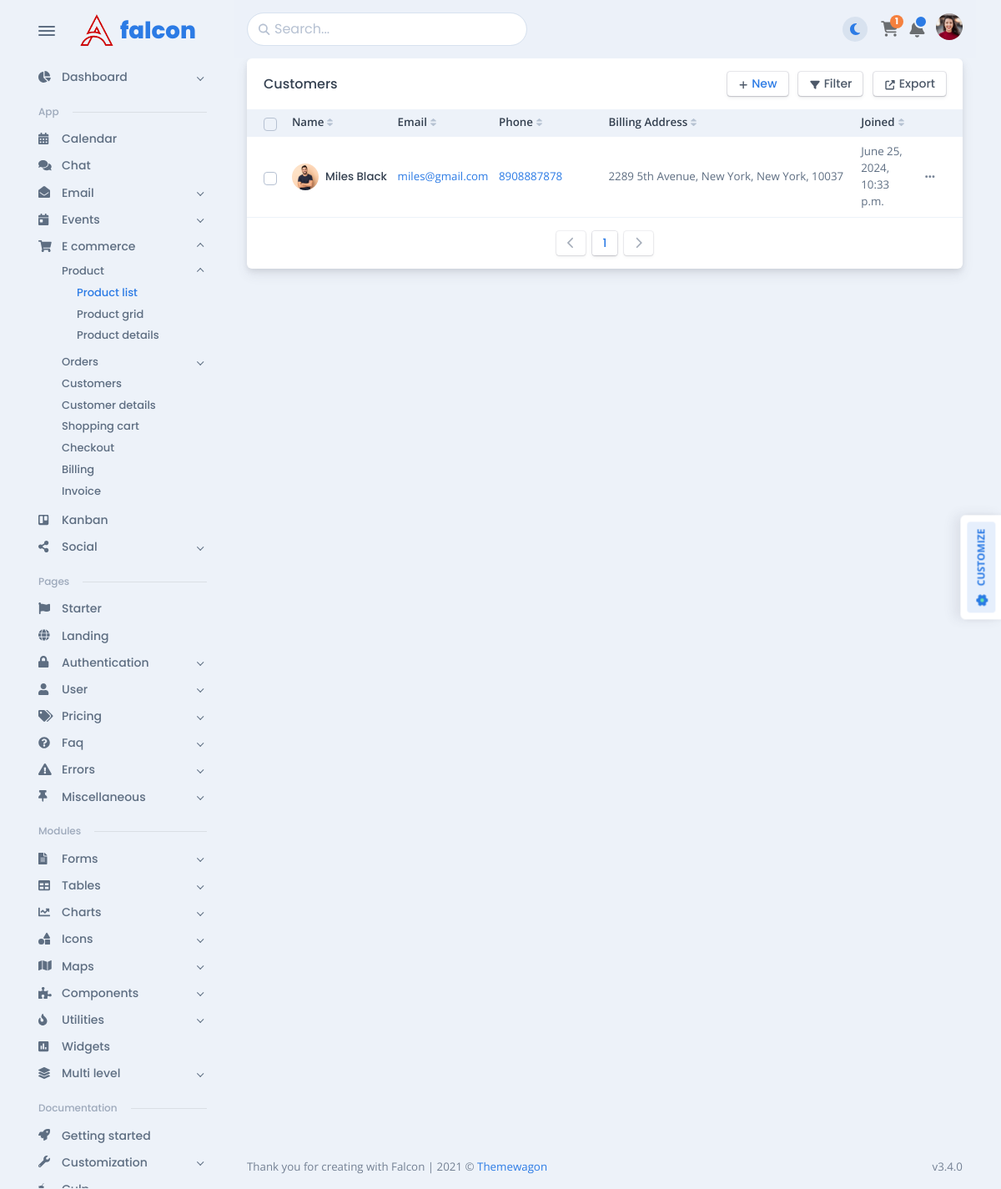
Before: /customers/ with the older database file.
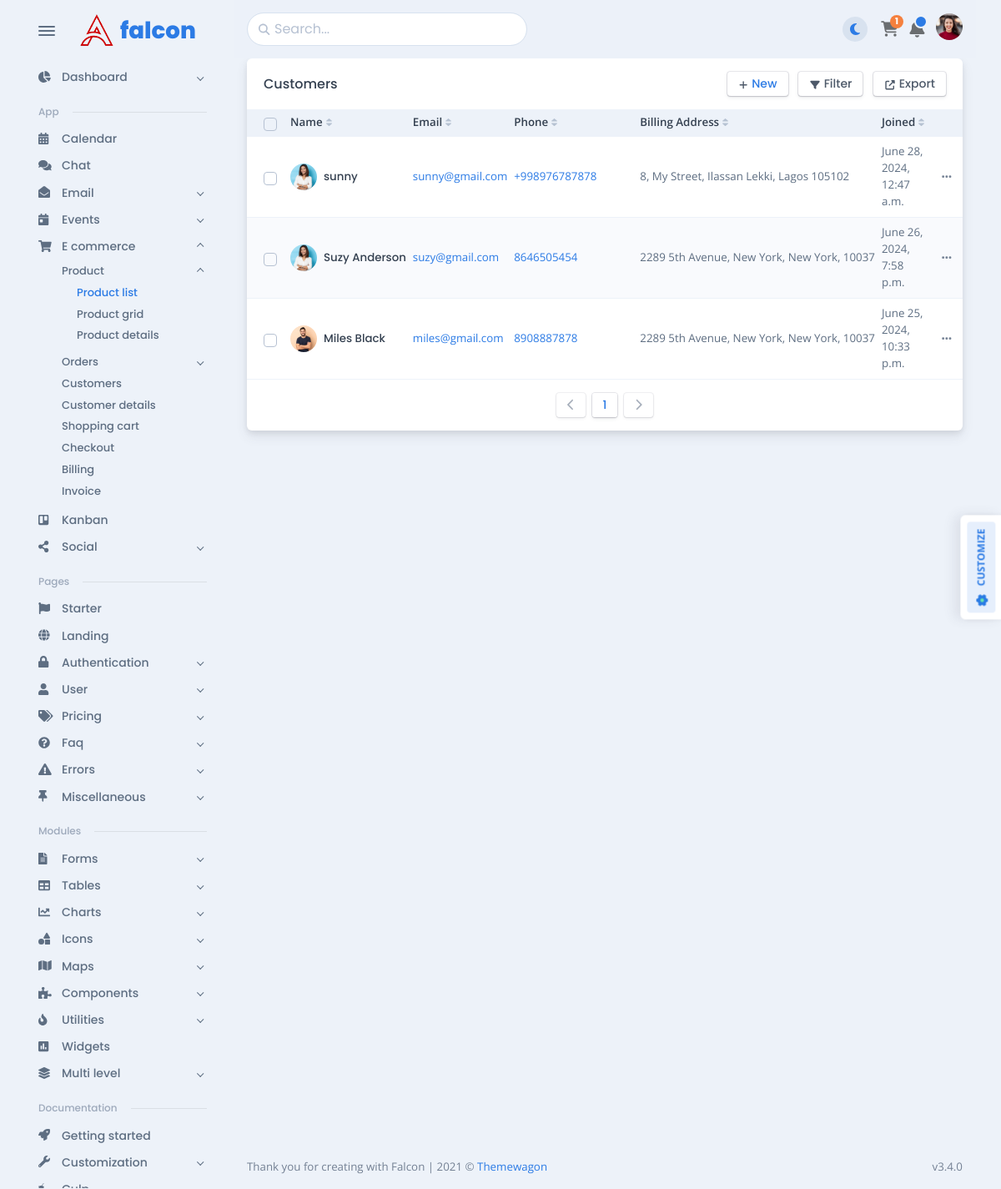
After: the same page with the newer database file.
### customer/models.py (models this page shows, shortened)
class Customer(models.Model):
    fullname = models.CharField(max_length=100, null=True, blank=True)
    email = models.EmailField(max_length=100, unique=True)
    phone = models.CharField(max_length=100, unique=True)
    address = models.CharField(max_length=250)
    joined = models.DateTimeField(auto_now=True)
    image = models.ImageField(upload_to='customer/', null=True, blank=True)
    is_active = models.BooleanField(default=False)
    class Meta:
        ordering = ('-id',)

### customer/views.py (the view)
# urls.py: path('customers/', show_customers, name='customers'),
def show_customers(request):
    search_post = request.GET.get('search')
    if search_post:
        customers = Customer.objects.filter(Q(fullname__icontains=search_post) | Q(email__icontains=search_post))
    else:
        customers = Customer.objects.all().order_by('-id')
    context = {'customers': customers}
    return render(request, 'customer/customers.html', context)

### templates/customer/customers.html (shortened to what this page needs)
{% extends 'base.html' %}
{% load static %}
{% block customer_content %}
    <div class="content">
          <nav class="navbar navbar-light navbar-glass navbar-top navbar-expand">
            <ul class="navbar-nav align-items-center d-none d-lg-block">
              <li class="nav-item">
                <div class="search-box" data-list='{"valueNames":["title"]}'>
                  <form class="position-relative" data-bs-toggle="search" data-bs-display="static" action="{% url 'customers' %}">
                    <input class="form-control search-input fuzzy-search" type="search" placeholder="Search..." aria-label="Search" name="search" />
                    <span class="fas fa-search search-box-icon"></span>
                  </form>
                </div>
              </li>
            </ul>
            <ul class="navbar-nav navbar-nav-icons ms-auto flex-row align-items-center">
              <li class="nav-item">
                <div class="theme-control-toggle fa-icon-wait px-2">
                  <label class="mb-0 theme-control-toggle-label theme-control-toggle-dark" for="themeControlToggle" data-bs-toggle="tooltip" data-bs-placement="left" title="Switch to dark theme"><span class="fas fa-moon fs-0"></span></label>
                </div>
              </li>
              <li class="nav-item">
                <a class="nav-link px-0 notification-indicator notification-indicator-warning notification-indicator-fill fa-icon-wait" href="../../product/e-commerce/shopping-cart.html"><span class="fas fa-shopping-cart" data-fa-transform="shrink-7" style="font-size: 33px;"></span><span class="notification-indicator-number">1</span></a>
              </li>
              <li class="nav-item dropdown">
                <a class="nav-link notification-indicator notification-indicator-primary px-0 fa-icon-wait" id="navbarDropdownNotification" href="#" role="button" data-bs-toggle="dropdown" aria-haspopup="true" aria-expanded="false"><span class="fas fa-bell" data-fa-transform="shrink-6" style="font-size: 33px;"></span></a>
              </li>
              <li class="nav-item dropdown"><a class="nav-link pe-0" id="navbarDropdownUser" href="#" role="button" data-bs-toggle="dropdown" aria-haspopup="true" aria-expanded="false">
                  <div class="avatar avatar-xl">
                    <img class="rounded-circle" src="{% static 'assets/img/team/3-thumb.png' %}" alt="" />
                  </div>
                </a>
              </li>
            </ul>
          </nav>
          <div class="card mb-3" id="customersTable" data-list='{"valueNames":["name","email","phone","address","joined"],"page":10,"pagination":true}'>
            <div class="card-header">
              <div class="row flex-between-center">
                <div class="col-4 col-sm-auto d-flex align-items-center pe-0">
                  <h5 class="fs-0 mb-0 text-nowrap py-2 py-xl-0">Customers</h5>
                </div>
                <div class="col-8 col-sm-auto text-end ps-2">
                  <div id="table-customers-replace-element">
                    <button class="btn btn-falcon-default btn-sm" type="button"><span class="fas fa-plus" data-fa-transform="shrink-3 down-2"></span><span class="d-none d-sm-inline-block ms-1"><a
                            href="{% url 'add_customer' %}">New</a></span></button>
                    <button class="btn btn-falcon-default btn-sm mx-2" type="button"><span class="fas fa-filter" data-fa-transform="shrink-3 down-2"></span><span class="d-none d-sm-inline-block ms-1">Filter</span></button>
                    <button class="btn btn-falcon-default btn-sm" type="button"><span class="fas fa-external-link-alt" data-fa-transform="shrink-3 down-2"></span><span class="d-none d-sm-inline-block ms-1">Export</span></button>
                  </div>
                </div>
              </div>
            </div>
            <div class="card-body p-0">
              <div class="table-responsive">
                <table class="table table-sm table-striped fs--1 mb-0 overflow-hidden">
                  <thead class="bg-200 text-900">
                    <tr>
                      <th>
                        <div class="form-check fs-0 mb-0 d-flex align-items-center">
                          <input class="form-check-input" id="checkbox-bulk-customers-select" type="checkbox" data-bulk-select='{"body":"table-customers-body","actions":"table-customers-actions","replacedElement":"table-customers-replace-element"}' />
                        </div>
                      </th>
                      <th class="sort pe-1 align-middle white-space-nowrap" data-sort="name">Name</th>
                      <th class="sort pe-1 align-middle white-space-nowrap" data-sort="email">Email</th>
                      <th class="sort pe-1 align-middle white-space-nowrap" data-sort="phone">Phone</th>
                      <th class="sort pe-1 align-middle white-space-nowrap ps-5" data-sort="address" style="min-width: 200px;">Billing Address</th>
                      <th class="sort pe-1 align-middle white-space-nowrap" data-sort="joined">Joined</th>
                      <th class="align-middle no-sort"></th>
                    </tr>
                  </thead>
                  <tbody class="list" id="table-customers-body">
                  {% for customer in customers %}
                    <tr class="btn-reveal-trigger">
                      <td class="align-middle py-2" style="width: 28px;">
                        <div class="form-check fs-0 mb-0 d-flex align-items-center">
                          <input class="form-check-input" type="checkbox" id="customer-0" data-bulk-select-row="data-bulk-select-row" />
                        </div>
                      </td>
                      <td class="name align-middle white-space-nowrap py-2"><a href="{% url 'customer_details' customer.id %}">
                          <div class="d-flex d-flex align-items-center">
                            <div class="avatar avatar-xl me-2">
                              <img class="rounded-circle" src="{{ customer.image.url }}" alt="">
                            </div>
                            <div class="flex-1">
                              <h5 class="mb-0 fs--1">{{ customer.fullname }}</h5>
                            </div>
                          </div>
                        </a></td>
                      <td class="email align-middle py-2"><a href="mailto:{{ customer.email }}">{{ customer.email }}</a></td>
                      <td class="phone align-middle white-space-nowrap py-2"><a href="tel:2012001851">{{ customer.phone }}</a></td>
                      <td class="address align-middle white-space-nowrap ps-5 py-2">{{ customer.address }}</td>
                      <td class="joined align-middle py-2">{{ customer.joined }}</td>
                      <td class="align-middle white-space-nowrap py-2 text-end">
                        <div class="dropdown font-sans-serif position-static">
                          <button class="btn btn-link text-600 btn-sm dropdown-toggle btn-reveal" type="button" id="customer-dropdown-0" data-bs-toggle="dropdown" data-boundary="window" aria-haspopup="true" aria-expanded="false"><span class="fas fa-ellipsis-h fs--1"></span></button>
                        </div>
                      </td>
                    </tr>
                  {% endfor %}
                  </tbody>
                </table>
              </div>
            </div>
            <div class="card-footer d-flex align-items-center justify-content-center">
              <button class="btn btn-sm btn-falcon-default me-1" type="button" title="Previous" data-list-pagination="prev"><span class="fas fa-chevron-left"></span></button>
              <ul class="pagination mb-0"></ul>
              <button class="btn btn-sm btn-falcon-default ms-1" type="button" title="Next" data-list-pagination="next"><span class="fas fa-chevron-right"></span></button>
            </div>
          </div>
          <footer class="footer">
            <div class="row g-0 justify-content-between fs--1 mt-4 mb-3">
              <div class="col-12 col-sm-auto text-center">
                <p class="mb-0 text-600">Thank you for creating with Falcon <span class="d-none d-sm-inline-block">| </span><br class="d-sm-none" /> 2021 &copy; <a href="https://themewagon.com">Themewagon</a></p>
              </div>
              <div class="col-12 col-sm-auto text-center">
                <p class="mb-0 text-600">v3.4.0</p>
              </div>
            </div>
          </footer>
        </div>
{% endblock %}

Changed rows visible on the page:
added Customer: image (picture), fullname "sunny", email "sunny@gmail.com", phone "+998976787878", address "8, My Street, Ilassan Lekki, Lagos 105102", joined "June 28, 2024, 12:47 a.m."
added Customer: image (picture), fullname "Suzy Anderson", email "suzy@gmail.com", phone "8646505454", address "2289 5th Avenue, New York, New York, 10037", joined "June 26, 2024, 7:58 p.m."
